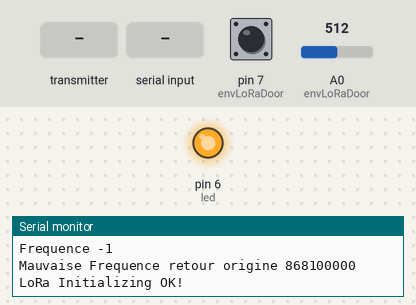
This sketch was run on a simulated Arduino Uno, built with avr-gcc and run on an emulated ATmega328P. Shown: output pins drawn as LEDs (lit = HIGH), the last lines printed to the serial monitor. The inputs (shaded band) are chosen by the test bench; at power-on: pin 7 (envLoRaDoor) HIGH, A0 (envLoRaDoor) = 512. Random numbers use the default seed unless the sketch sets one; no radio packets arrive unless stated; pins used as bus, display or sensor lines are not drawn.

Above: at 0.1 s.
At 2.0 s:
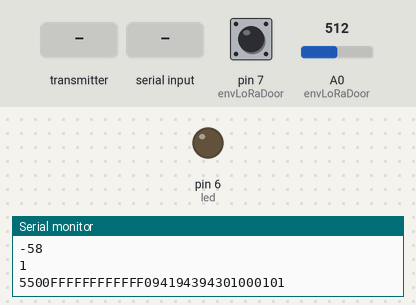
2.1 s: the transmitter starts sending synch.0 = 0
3.6 s: the transmitter starts sending synch.2 = 1023
6.1 s: "CA" received over Serial
8.6 s: the transmitter starts sending synch.0 = 1023
11.1 s: the transmitter starts sending synch.1 = 1023
13.6 s: "90,45,200\n" received over Serial
Timing chart, 0 to 16.6 s (numbered marks = the images above; inputs shaded):
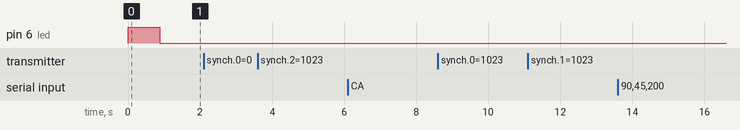

The sketch:

node6.ino
```cpp
#include <avr/boot.h>
#include <SPI.h>
#include <LoRa.h>
#include <EEPROM.h>
//define the pins used by the LoRa transceiver module
#define SCK 13
#define MISO 12
#define MOSI 11
#define SS 10
#define RST 5
#define DIO0 2
#define DIO1 3

//#define IRQ_CAD_DONE_MASK          0b00000100
//#define IRQ_CAD_DETECTED_MASK      0b00000001

//433E6 for Asia
//866E6 for Europe
//915E6 for North America
//#define BAND 868.1E6
#define BAND 868100000
long NBAND;
String UUID;

int memdoor;

const int led = 6;
int battPercent;

int rssi;
int snr;
int freqError;
int traitementRX;

char synch[3];
char nbtxt[3];
char destinataire[13];
char emetteur[13];
char typeDevice[3];
char nivBatt[3];
char nbData[3];
char lotData[7];


/*****************************
 _____      _
/  ___|    | |
\ `--.  ___| |_ _   _ _ __
 `--. \/ _ \ __| | | | '_ \
/\__/ /  __/ |_| |_| | |_) |
\____/ \___|\__|\__,_| .__/
                     | |
                     |_|
******************************/
void setup() {
  pinMode(led, OUTPUT);
  pinMode (7, INPUT_PULLUP);
  analogReference(INTERNAL);
  digitalWrite(led, HIGH);
  traitementRX = '0';
  Serial.begin(115200);
  UUID = "0";
#define SIGRD 5
#if defined(SIGRD) || defined(RSIG)
  for (uint8_t i = 1; i < 13; i += 2) {
    UUID += String(boot_signature_byte_get(i), HEX);
  }
  //Serial.println();
#endif
  Serial.print("SN : ");
  Serial.println(UUID);
  Serial.println("LoRa duplex Test");
  SPI.begin();
  LoRa.setPins(SS, RST, DIO0);

  EEPROM.get(1, NBAND);
  Serial.print("Frequence ");
  Serial.println(NBAND);
  if ( NBAND > (BAND + 30000) || NBAND < (BAND - 30000)) {
    NBAND = BAND;
    Serial.print("Mauvaise Frequence retour origine ");
    Serial.println(NBAND);
  }
  LoRaFix();
  delay(500);
  envLoRaDoor();
  digitalWrite(led, LOW);
}

void LoRaFix() {
  if (!LoRa.begin(NBAND)) {
    Serial.println("Starting LoRa failed!");
    while (1);
  }
  LoRa.setTxPower(14);//Supported values are 2 to 20 for PA_OUTPUT_PA_BOOST_PIN, and 0 to 14 for PA_OUTPUT_RFO_PIN.  LoRa.setTxPower(txPower, outputPin);
  LoRa.setSpreadingFactor(7);//Supported values are between 6 and 12. If a spreading factor of 6 is set, implicit header mode must be used to transmit and receive packets.
  LoRa.setSignalBandwidth(125E3);//signalBandwidth - signal bandwidth in Hz, defaults to 125E3.
  LoRa.enableCrc();//LoRa.disableCrc();
  LoRa.setGain(6);//Supported values are between 0 and 6. If gain is 0, AGC will be enabled and LNA gain will not be used. Else if gain is from 1 to 6, AGC will be disabled and LNA gain will be used.
  //LoRa.dumpRegisters(Serial);
  Serial.println("LoRa Initializing OK!");
}

void envLoRaDoor() {
  int battValue = analogRead(A0);
    Serial.println(battValue);
  delay(300);
  battValue = analogRead(A0);
    Serial.println(battValue);
  String batterie;
  if (battValue >= 900) {
    batterie = "FF";
  } else {
    battPercent = ((battValue - 600) / 1.5);
    Serial.println(battPercent);
    batterie = String(battPercent);
    if (battPercent >= 99) {
      batterie = "A0";
    }
    if (battPercent <= 9) {
      batterie = "0";
      batterie += String(battPercent);
    }
    if (battPercent <= 1) {
      batterie = "00";
    }
  }

  memdoor = (digitalRead (7));
  Serial.println(memdoor);
  Serial.print("5500FFFFFFFFFFFF");
  Serial.print(UUID); //mon ID
  Serial.print("01"); //type capteur simple numérique (liste à definir)
  Serial.print(batterie); //niveau batterie FF plein ou branché sur alim ext
  Serial.print("010");
  Serial.println(memdoor);   // lecture de l'entrée du micro pour valeur numérique
  LoRa.beginPacket();
  LoRa.print("5500FFFFFFFFFFFF");
  LoRa.print(UUID); //mon ID
  LoRa.print("01"); //type capteur simple numérique (liste à definir)
  LoRa.print(batterie); //niveau batterie FF plein ou branché sur alim ext
  LoRa.print("010");
  LoRa.print(memdoor);   // lecture de l'entrée du micro pour valeur numérique
  LoRa.endPacket();
}
//https://github.com/ricaun/arduino-LoRa/blob/CAD/examples/LoRaReceiverCAD/LoRaReceiverCAD.ino


void loop() {
  if (memdoor != digitalRead (7)) {
    envLoRaDoor();
  }

  //reception de LoRa
  int packetSize = LoRa.parsePacket();
  if (packetSize) {
    Serial.println("");
    Serial.print("Received packet ");
    Serial.print(packetSize);
    Serial.println(" bytes");

    byte dataLora[packetSize];
    int i = 0;
    while (LoRa.available()) {
      dataLora[i] = LoRa.read();
      i++;
    }

    //**********************************************************************************

    memcpy(synch, dataLora, 2);
    memcpy(nbtxt, dataLora + 2, 2);
    memcpy(destinataire, dataLora + 4, 12);
    memcpy(emetteur, dataLora + 16, 12);
    memcpy(typeDevice, dataLora + 28, 2);
    memcpy(nivBatt, dataLora + 30, 2);
    memcpy(nbData, dataLora + 32, 2);
    lotData[0] = dataLora[34];
    lotData[1] = dataLora[35];

    if (packetSize == 36) {
      dataLora[36] = NULL;
      dataLora[37] = NULL;
      dataLora[38] = NULL;
      dataLora[39] = NULL;
    }
    if (packetSize == 38) {
      lotData[2] = dataLora[36];
      lotData[3] = dataLora[37];
      dataLora[38] = NULL;
      dataLora[39] = NULL;
    }

    lotData[2] = dataLora[36];
    lotData[3] = dataLora[37];
    lotData[4] = dataLora[38];
    lotData[5] = dataLora[39];

    //**********************************************************************************
    Serial.print(synch);
    Serial.print("-");
    Serial.print(nbtxt);
    Serial.print("-");
    Serial.print(destinataire);
    Serial.print("-");
    Serial.print(emetteur);
    Serial.print("-");
    Serial.print(typeDevice);
    Serial.print("-");
    Serial.print(nivBatt);
    Serial.print("-");
    Serial.print(nbData);
    Serial.print("-");
    Serial.print(lotData);
    Serial.println("");

    //print RSSI of packet
    rssi = LoRa.packetRssi();
    snr = LoRa.packetSnr();
    freqError =  LoRa.packetFrequencyError();
    Serial.print("RSSI=");
    Serial.print(rssi);
    Serial.print("dBm - ");
    Serial.print("SNR=");
    Serial.print(snr);
    Serial.print(" - FrequencyError ");
    Serial.print(freqError);
    Serial.println(" HZ ");

    if (String(synch) == "CA") {
      NBAND = NBAND - freqError;
      Serial.print(" CalibrationNewFrequency ");
      Serial.print(String(NBAND));
      Serial.println(" MHZ ");
      EEPROM.put(1, NBAND);
      LoRaFix();
      Serial.println(" change ok ");
    }
    //Serial.print (synch);
    if (String(synch) == "55") {
      Serial.println("synchro ok -> pour traitement");
      traitementRX = '1';
    } else {
      Serial.println("synchro ko -> abandon");
      traitementRX = '0';
    }
  }

  if (traitementRX == '1') {
    TrameRxOK();
  }

  while (Serial.available()) // Attendre l'entré de l'utilisateur
  {
    delay(10);
    String LoRaSend = Serial.readString() ;
    Serial.println(LoRaSend);
    LoRa.beginPacket();
    LoRa.print(LoRaSend);
    LoRa.endPacket();
  }
}

void TrameRxOK() {
  traitementRX = '0';
  Serial.println(destinataire);
  Serial.println(UUID);
  if (UUID == String(destinataire)) {
    Serial.println("Pour moi -> exploitation des datas");
    Serial.print("emetteur => ");
    Serial.println(emetteur);
    Serial.print("nb bytes data => ");
    Serial.println(nbData);
    Serial.print("data => ");
    Serial.println(lotData);
  } else {
    Serial.println("trame à repeter");
    Serial.println(nbtxt);
    if(atoi(nbtxt) < 4){
      //nbtxtVal=nbtxtVal+1;
      Serial.println(((atoi(nbtxt))+1));
      String envoieRepet = "550";
      envoieRepet += String(((atoi(nbtxt))+1));
      envoieRepet += String(destinataire);
      envoieRepet += String(emetteur);
      envoieRepet += String(typeDevice);
      envoieRepet += String(nivBatt);
      envoieRepet += String(nbData);
      envoieRepet += String(lotData);
      Serial.println(envoieRepet);
      delay(random(100, 150));
      LoRa.beginPacket();
      LoRa.print(envoieRepet);
      LoRa.endPacket();
      }else{
      Serial.println("fin des répétitions");
      }
  }

}
```
